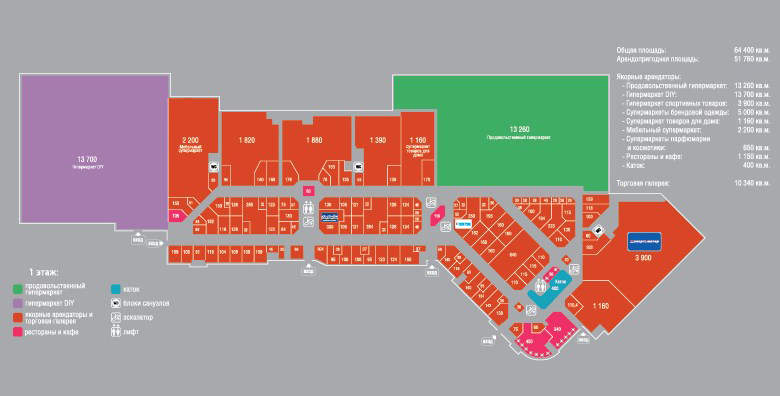
#> input picture maxi-project/tools/pipeline/source/plan.png, 780 x 396 px, found by its file name
$ python ex.py
#> lines starting #> are read from the running program, lines starting #| are printed output that depends on the picture; after the words box and inside, x2 and y2 are one past the last pixel; in counts of white or black regions, pixels touching at a corner belong together; long printed decimals are rounded
import numpy as np,cv2
from PIL import Image
a=np.array(Image.open('plan.png').convert('RGB')).astype(int)
R,G,B=a[...,0],a[...,1],a[...,2]
mx=a.max(2);mn=a.min(2);sat=mx-mn;br=a.mean(2)
#> after `mn = a.min(2)`:
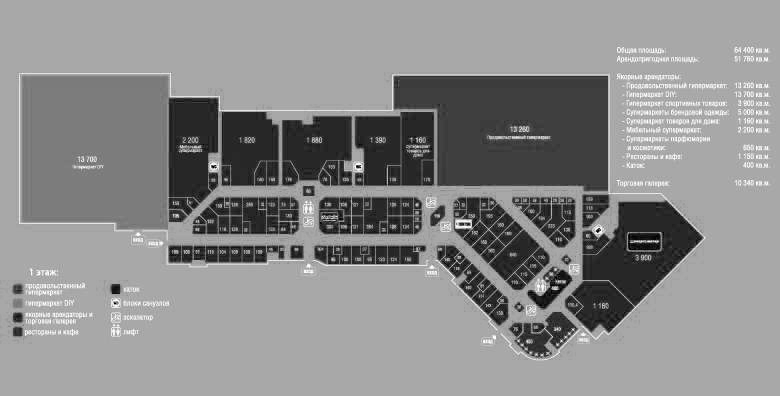
#> mn: shape (396, 780) int64; min 0, max 255, mean 139.4
#> after `sat = mx - mn`:
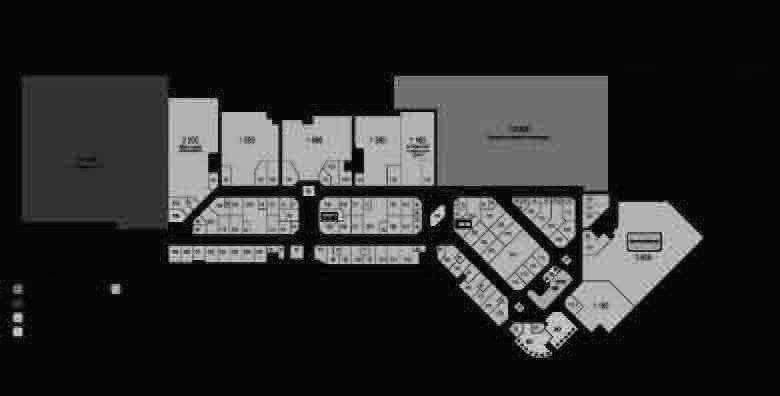
#> sat: shape (396, 780) int64; min 0, max 240, mean 43.4
#> after `br = a.mean(2)`:
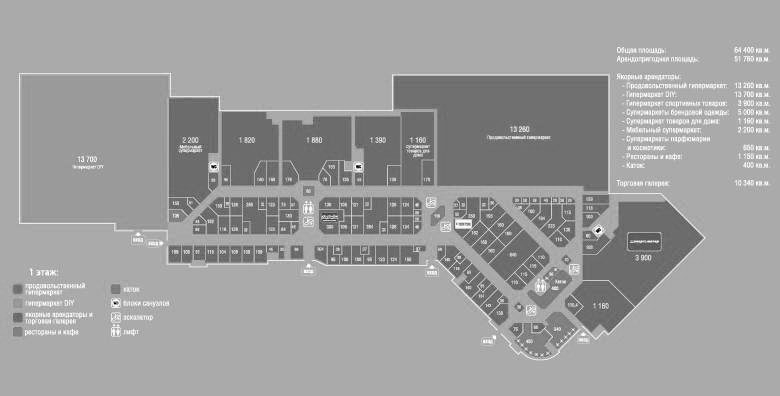
#> br: shape (396, 780) float64; min 1.33, max 255, mean 158
light=(br>188)&(sat<30)
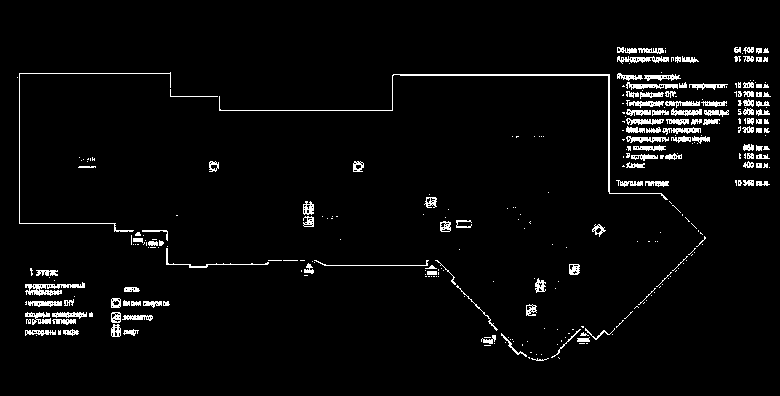
#> light: shape (396, 780) bool; 3.6% white in thin lines or dots, all inside (x1, y1, x2, y2) = (17, 47, 771, 361)
red=(R>180)&(G<120)&(B<90)
#> red: shape (396, 780) bool; 13.5% white; 191 white regions (114 under 20 px), largest, box (x1, y1, x2, y2) and area: (565, 201, 702, 332) 8573, (355, 112, 434, 186) 4823, (169, 98, 218, 209) 4256
pink=(R>200)&(G<90)&(B>80)
#> pink: shape (396, 780) bool; 0.54% white; 48 white regions (41 under 20 px), largest, box (x1, y1, x2, y2) and area: (518, 312, 577, 356) 1062, (431, 206, 445, 226) 149, (169, 210, 187, 222) 145
purple=(abs(R-166)<12)&(abs(G-124)<14)&(abs(B-174)<12)
#> purple: shape (396, 780) bool; 6.9% white; 6 white regions (3 under 20 px), largest, box (x1, y1, x2, y2) and area: (22, 76, 169, 229) 21112, (13, 299, 22, 308) 61, (78, 160, 87, 166) 20
green=(G>150)&(R<110)&(B<140)
#> green: shape (396, 780) bool; 6.5% white; 3 white regions (1 under 20 px), largest, box (x1, y1, x2, y2) and area: (394, 76, 608, 191) 20053, (13, 284, 23, 294) 81
cyan=(B>150)&(R<80)&(G>140)
#> cyan: shape (396, 780) bool; 0.22% white; 4 white regions (2 under 20 px), largest, box (x1, y1, x2, y2) and area: (528, 270, 572, 309) 571, (111, 284, 120, 294) 83
blue=(B>120)&(R<60)&(G<110)
#> blue: shape (396, 780) bool; 0.15% white; 7 white regions (5 under 20 px), largest, box (x1, y1, x2, y2) and area: (628, 233, 660, 242) 223, (628, 242, 660, 250) 214
col=red|pink|purple|green|cyan|blue
#> col: shape (396, 780) bool; 27.7% white; 168 white regions (77 under 20 px), largest, box (x1, y1, x2, y2) and area: (22, 76, 169, 229) 21112, (394, 76, 608, 191) 20053, (565, 201, 702, 332) 8574
m=((light|col)*255).astype(np.uint8)
#> m: shape (396, 780); 31.3% white; 435 white regions (242 under 20 px), largest, box (x1, y1, x2, y2) and area: (19, 72, 171, 232) 21633, (219, 74, 668, 200) 21016, (565, 201, 706, 340) 8847
m=cv2.morphologyEx(m,cv2.MORPH_CLOSE,np.ones((5,5),np.uint8))
#> m: shape (396, 780); 37.2% white; 22 white regions (3 under 20 px), largest, box (x1, y1, x2, y2) and area: (17, 72, 706, 361) 88583, (617, 72, 729, 168) 6052, (301, 246, 508, 331) 4720
h,w=m.shape;ff=m.copy();mask=np.zeros((h+2,w+2),np.uint8);cv2.floodFill(ff,mask,(0,0),128)
#> after `h, w = m.shape`: h = 396; w = 780
#> after `cv2.floodFill(ff, mask, (0, 0), 128)`:
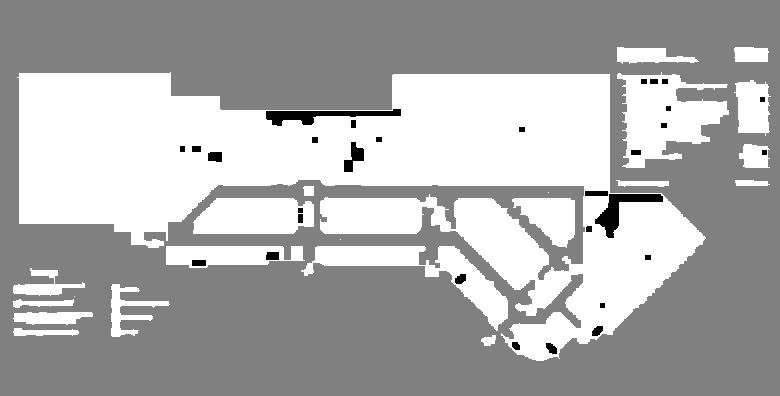
#> ff: shape (396, 780); min 0, max 255, mean 173.7
inside=(ff!=128)
#> inside: shape (396, 780) bool; 38.4% white; 22 white regions (3 under 20 px), largest, box (x1, y1, x2, y2) and area: (17, 72, 706, 361) 91616, (617, 72, 729, 168) 6257, (301, 246, 508, 331) 4806
n,lab,st,_=cv2.connectedComponentsWithStats(inside.astype(np.uint8),4)
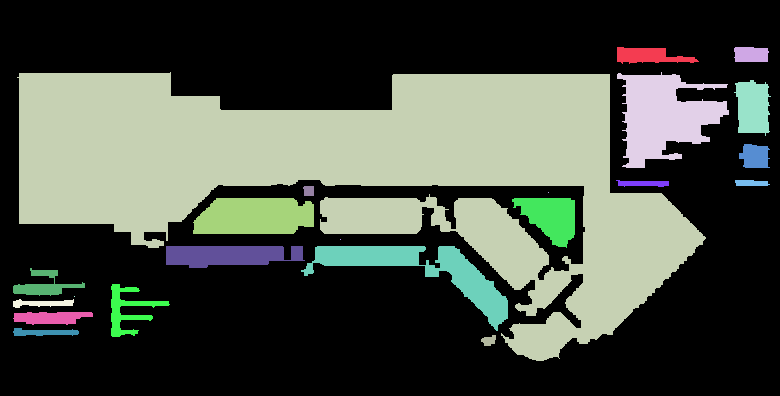
#> lab: shape (396, 780) int32; 23 distinct labels, from 0 to 22; one colour per label, 0 black
#> n = 23; st = 23 rows, first 6: [0, 0, 780, 396, 190413], [617, 47, 82, 17, 875], [734, 47, 35, 15, 488], [17, 72, 689, 289, 91616], [617, 72, 112, 96, 6257], [734, 80, 37, 56, 1574]
big=1+np.argmax(st[1:,4]);bld=(lab==big)
#> after `big = 1 + np.argmax(st[1:, 4])`: big = 3
#> after `bld = lab == big`: bld: shape (396, 780) bool; 29.7% white; 1 white region, box (x1, y1, x2, y2) and area: (17, 72, 706, 361) 91616
print('building px',bld.sum(), 'area m2 @0.72^2', bld.sum()*0.72**2)
#| building px 91616 area m2 @0.72^2 47493.734
vis=np.zeros((h,w,3),np.uint8);vis[bld]=(90,90,90);vis[bld&col]=(200,60,40);vis[bld&purple]=(160,120,170);vis[bld&green]=(60,170,100)
Image.fromarray(vis).resize((1560,792),Image.NEAREST).save('bld.png')
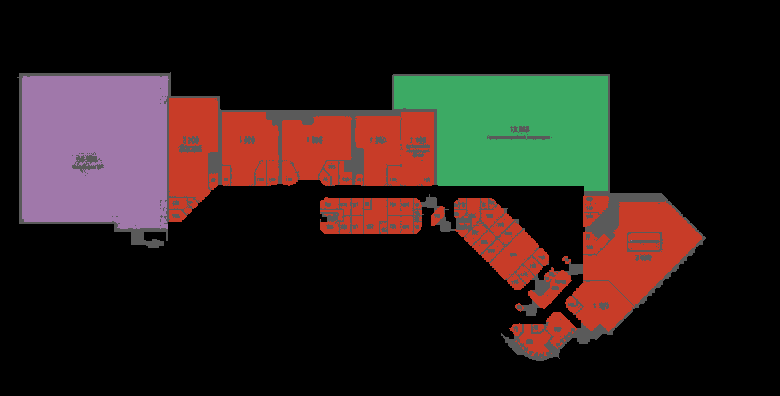
#> saved as bld.png: PIL image 1560x792 RGB (shown at 1/2 size); mean R, G, B 42.2, 30.5, 27.1
np.save('bld.npy',bld)
